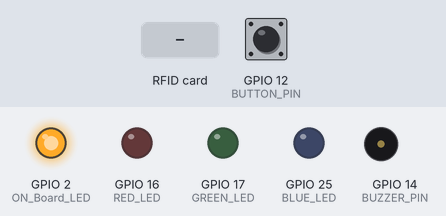
Bench run of a sketch on a simulated ESP32. Parts: output pins drawn as LEDs (lit = HIGH), buzzer (waves = sounding, pin HIGH). Dashed ring = blinking. The inputs (shaded band) are chosen by the test bench; at power-on: GPIO 12 (BUTTON_PIN) HIGH. WiFi joins after 1.5 s; servers stay silent unless stated; uploads are accepted with an empty reply; what the sketch prints to the serial monitor is not drawn.

Above: at 2.7 s.
2.8 s: RFID card 5E 7A 19 C4 held to the reader
At 3.07 s:
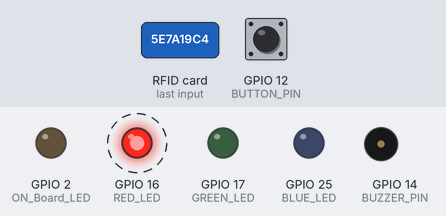
At 5.7 s:
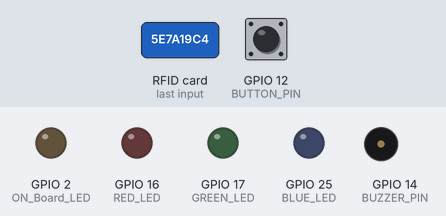
Timing chart, 0 to 7.5 s (numbered marks = the images above; inputs shaded):
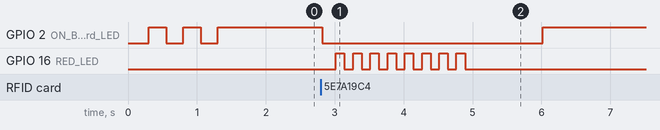

Measured:
- after the input at 2.8 s, GPIO 2 (ON_Board_LED): HIGH → LOW at once, → HIGH 3.2 s later; GPIO 16 (RED_LED): alternates HIGH for 0.13 s and LOW for 0.13 s, 16 changes in all, then stays LOW, starting after 0.22 s

The sketch:

NodeMCU_V3_RFID_RC522_DB.ino
```cpp
#include <WiFi.h>
#include <HTTPClient.h>
#include <MFRC522.h>
#include <SPI.h>
#include "driver/ledc.h"

#define SS_PIN 5
#define RST_PIN 13
#define ON_Board_LED 2
#define BUTTON_PIN 12
#define RED_LED 16
#define GREEN_LED 17
#define BLUE_LED 25
#define BUZZER_PIN 14

MFRC522 mfrc522(SS_PIN, RST_PIN);

const char* ssid = "syahir";
const char* password = "syhr0404";

int readsuccess;
byte readcard[4];
char str[32] = "";
String StrUID;
bool vehicleStarted = false;
int buttonPressCount = 0;

void playMotorcycleStartSound();
void setColor(uint8_t red, uint8_t green, uint8_t blue);

void setup() {
    Serial.begin(115200);
    SPI.begin();
    mfrc522.PCD_Init();

    pinMode(ON_Board_LED, OUTPUT);
    pinMode(RED_LED, OUTPUT);
    pinMode(GREEN_LED, OUTPUT);
    pinMode(BLUE_LED, OUTPUT);
    pinMode(BUZZER_PIN, OUTPUT);
    pinMode(BUTTON_PIN, INPUT_PULLUP);

    digitalWrite(ON_Board_LED, HIGH);

    WiFi.begin(ssid, password);
    Serial.print("Connecting");
    while (WiFi.status() != WL_CONNECTED) {
        Serial.print(".");
        digitalWrite(ON_Board_LED, LOW);
        delay(250);
        digitalWrite(ON_Board_LED, HIGH);
        delay(250);
    }
    digitalWrite(ON_Board_LED, HIGH);
    Serial.println("");
    Serial.print("Successfully connected to : ");
    Serial.println(ssid);
    Serial.print("IP address: ");
    Serial.println(WiFi.localIP());

    Serial.println("Please tag a card or keychain to see the UID !");
    Serial.println("");

    ledcSetup(0, 1000, 8);
    ledcAttachPin(BUZZER_PIN, 0);
}

void loop() {
    readsuccess = getid();
    if (readsuccess) {
        digitalWrite(ON_Board_LED, LOW);
        HTTPClient http;
        String UIDresultSend = StrUID;

        // Send both UID and status
       String postData = "UIDresult=" + UIDresultSend;
        if (digitalRead(BUTTON_PIN) == LOW) {
            // Button 1 pressed, vehicle started
            postData += "&status=vehicle_started";
        } else if (digitalRead(12) == LOW) { // Replace '3' with the actual pin number of the second button
            // Button 2 pressed, vehicle stopped
            postData += "&status=vehicle_stopped";
          }


        http.begin("http://172.20.10.3/NodeMCU_RC522_Mysql/getUID.php");
        http.addHeader("Content-Type", "application/x-www-form-urlencoded");
        int httpCode = http.POST(postData);
        String payload = http.getString();

        Serial.print("THE UID OF THE SCANNED CARD IS : ");
        Serial.println(StrUID); // Print the UID of the scanned card

        if (httpCode == 200) {
            if (payload == "UID_FOUND") {
                Serial.println("Access Granted, Welcome back!");
                setColor(0, 0, 255);
                buttonPressCount = 0;
                while (buttonPressCount < 2) {
                    if (digitalRead(BUTTON_PIN) == LOW) {
                        delay(200);
                        while (digitalRead(BUTTON_PIN) == LOW);
                        delay(200);
                        if (!vehicleStarted) {
                            setColor(0, 255, 0);
                            playMotorcycleStartSound();
                            Serial.println("Vehicle Started");
                            vehicleStarted = true;
                        } else {
                            setColor(255, 0, 0);
                            ledcWriteTone(0, 1000);
                            delay(1000);
                            ledcWrite(0, 0);
                            Serial.println("Vehicle Stopped");
                            vehicleStarted = false;
                            delay(2000);
                            setColor(255, 255, 0);
                        }
                        buttonPressCount++;
                    }
                }
                buttonPressCount = 0;
                setColor(255, 255, 0);
            } else {
                Serial.println("Access Denied"); // Print access denied on a separate line
                for (int i = 0; i < 8; i++) {
                    setColor(255, 0, 0);
                    delay(125);
                    setColor(0, 0, 0);
                    delay(125);
                }
            }
        } else {
            Serial.printf("HTTP request failed with code: %d\n", httpCode);
        }

        http.end();
        delay(1000);
        digitalWrite(ON_Board_LED, HIGH);
    }
}

int getid() {
    if (!mfrc522.PICC_IsNewCardPresent()) {
        return 0;
    }
    if (!mfrc522.PICC_ReadCardSerial()) {
        return 0;
    }
    Serial.print("THE UID OF THE SCANNED CARD IS : ");
    for (int i = 0; i < 4; i++) {
        readcard[i] = mfrc522.uid.uidByte[i];
        array_to_string(readcard, 4, str);
        StrUID = str;
    }
    mfrc522.PICC_HaltA();
    return 1;
}

void array_to_string(byte array[], unsigned int len, char buffer[]) {
    for (unsigned int i = 0; i < len; i++) {
        byte nib1 = (array[i] >> 4) & 0x0F;
        byte nib2 = (array[i] >> 0) & 0x0F;
        buffer[i * 2 + 0] = nib1 < 0xA ? '0' + nib1 : 'A' + nib1 - 0xA;
        buffer[i * 2 + 1] = nib2 < 0xA ? '0' + nib2 : 'A' + nib2 - 0xA;
    }
    buffer[len * 2] = '\0';
}

void setColor(uint8_t red, uint8_t green, uint8_t blue) {
    analogWrite(RED_LED, red);
    analogWrite(GREEN_LED, green);
    analogWrite(BLUE_LED, blue);
}

void playMotorcycleStartSound() {
    int tones[] = {500, 700, 900, 1100, 1300, 1500, 1700, 1900, 2100};
    int durations[] = {100, 100, 100, 100, 100, 100, 100, 100, 100};

    for (int i = 0; i < 9; i++) {
        ledcWriteTone(0, tones[i]);
        delay(durations[i]);
    }
    ledcWrite(0, 0);
}
```
